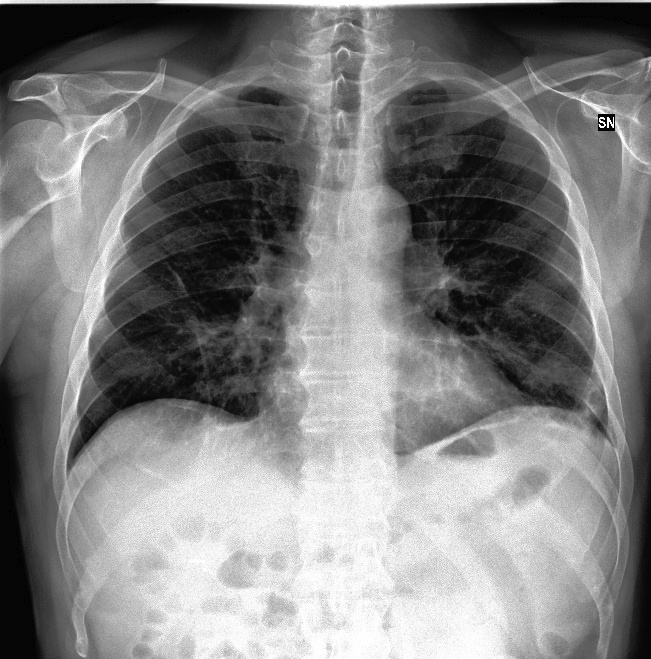
#> input picture Cap 2 - Visual Data/Covid19-dataset/test/Covid/0100.jpeg, 651 x 659 px; its folder holds only this picture in this run
$ jupyter execute --allow-errors laws_texture.ipynb
#> lines starting #> are read from the running program, lines starting #| are printed output that depends on the picture
#> pass 2 of the loop `for direc in os.listdir(TEST_PATH):`:
[cell 1]
import os
import cv2
import ray
import numpy as np
import pandas as pd
import seaborn as sns
import matplotlib.pyplot as plt
import scipy.stats as ss

from matplotlib import image as img
from scipy.spatial. distance import cosine, euclidean
from scipy.signal import convolve2d
from skimage.feature import graycomatrix
from pyfeats.textural import glcm_features, lte_measures
from sklearn.preprocessing import MinMaxScaler
from random import shuffle

from sklearn.svm import SVC
from sklearn.metrics import classification_report, confusion_matrix, ConfusionMatrixDisplay

#> (a cell that did not finish here is left out)

[cell 3]
PATH = "train/"
files = []
classes = []
#> (the rest of this cell did not finish here and is left out)

[cell 4]
def read_image(filename, width=256, height=256):
#> called with filename = 'Covid/0100.jpeg', width = 256, height = 256
    shape = (width, height)
    return cv2.resize(
        img.imread(PATH + filename),
        shape
    )
#> returned value: shape (256, 256, 3); min 0, max 255, mean 128

#> (a cell that did not finish here is left out)

[cell 6]
idx =0
#> (the rest of this cell did not finish here and is left out)

#> (a cell that did not finish here is left out)

#> (a cell that did not finish here is left out)

[cell 9]
L = np.array([1,4,6,4,1])
E = np.array([-1, -2, 0, 2, 1])
S = np.array([-1,0,2,0,-1])
R = np.array([1, -4, 6, -4, 1])

masks = {
    "LE": np.outer(L,E),
    "EL": np.outer(E,L),
    "LS": np.outer(L,S),
    "SL": np.outer(S, L),
    "LR": np.outer(L,R),
    "RL": np.outer(R,L),
    "ES": np.outer(E,S),
    "SE": np.outer(S,E),
    "ER": np.outer(E,R),
    "RE": np.outer(R,E),
    "SR": np.outer(S,R),
    "RS": np.outer(R,S),
    "EE": np.outer(E,E),
    "SS": np.outer(S,S),
    "RR": np.outer(R,R)
}

[cell 10]
masks["LE"]

[cell 11]
def law_mask(img):
    leel = (convolve2d(img, masks["LE"]) + convolve2d(img, masks["EL"]))/2
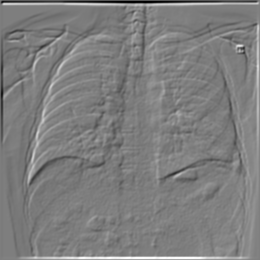
#> leel: shape (260, 260) float64; min -6114, max 6210, mean 0; drawn with min black and max white
    lssl = (convolve2d(img, masks["LS"]) + convolve2d(img, masks["SL"]))/2
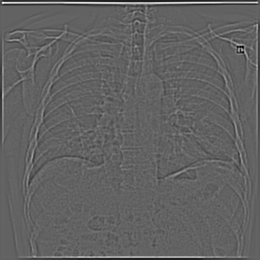
#> lssl: shape (260, 260) float64; min -2948, max 4667, mean 0; drawn with min black and max white
    lrrl = (convolve2d(img, masks["LR"]) + convolve2d(img, masks["RL"]))/2
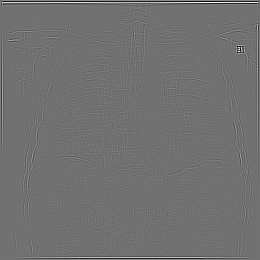
#> lrrl: shape (260, 260) float64; min -8129, max 10142, mean 0; drawn with min black and max white
    esse = (convolve2d(img, masks["ES"]) + convolve2d(img, masks["SE"]))/2
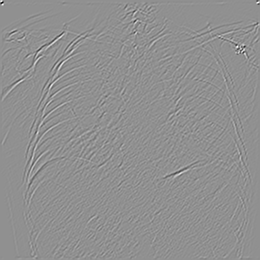
#> esse: shape (260, 260) float64; min -913, max 698, mean 0; drawn with min black and max white
    erre = (convolve2d(img, masks["ER"]) + convolve2d(img, masks["RE"]))/2
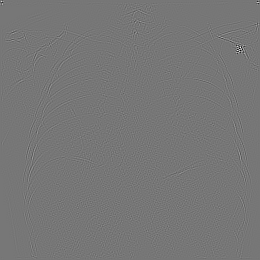
#> erre: shape (260, 260) float64; min -2804, max 3204, mean 0; drawn with min black and max white
    srrs = (convolve2d(img, masks["SR"]) + convolve2d(img, masks["RS"]))/2
    ee = convolve2d(img, masks["EE"])
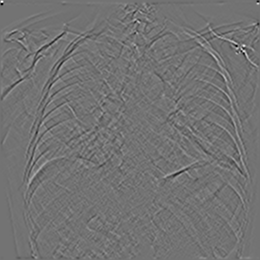
#> ee: shape (260, 260) float64; min -1598, max 1939, mean 0; drawn with min black and max white
    ss = convolve2d(img, masks["SS"])
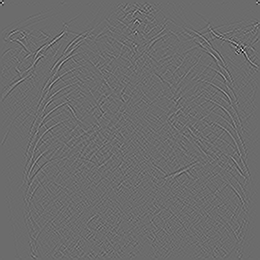
#> ss: shape (260, 260) float64; min -682, max 923, mean 0; drawn with min black and max white
    rr = convolve2d(img, masks["RR"])

    new_shape = leel.shape + (1,)
#> new_shape = (260, 260, 1)
    return np.concatenate((
        leel.reshape(new_shape),
        lssl.reshape(new_shape),
        lrrl.reshape(new_shape),
        esse.reshape(new_shape),
        erre.reshape(new_shape),
        srrs.reshape(new_shape),
        ee.reshape(new_shape),
        ss.reshape(new_shape),
        rr.reshape(new_shape)
    ), axis=2)

#> (a cell that did not finish here is left out)

[cell 13]
f, ax= plt.subplots(1,2, figsize=(8,8))
idx=6
#> (the rest of this cell did not finish here and is left out)

#> (a cell that did not finish here is left out)

[cell 15]
images = []
for file in files:
    try:
        temp = law_mask(read_image(file).mean(axis=2))
    except:
        temp = law_mask(read_image(file))
    finally:
        images.append(temp)

[cell 16]
images = np.array(images)

[cell 17]
images.reshape

#> (a cell that did not finish here is left out)

#> (a cell that did not finish here is left out)

[cell 20]
test_files = []
test_classes = []
TEST_PATH="test/"
for direc in os.listdir(TEST_PATH):
    for file in os.listdir(TEST_PATH + direc):
        test_files.append(direc + "/" + file)
        if direc=="Covid":
            test_classes.append(1)
        else:
            test_classes.append(0)

[cell 21]
PATH="test/"

[cell 22]
test_images = []
for file in test_files:
    try:
        temp = law_mask(read_image(file).mean(axis=2))
    except:
        temp = law_mask(read_image(file))
    finally:
        test_images.append(temp)
#> pass 2 of the loop `for file in test_files:`:
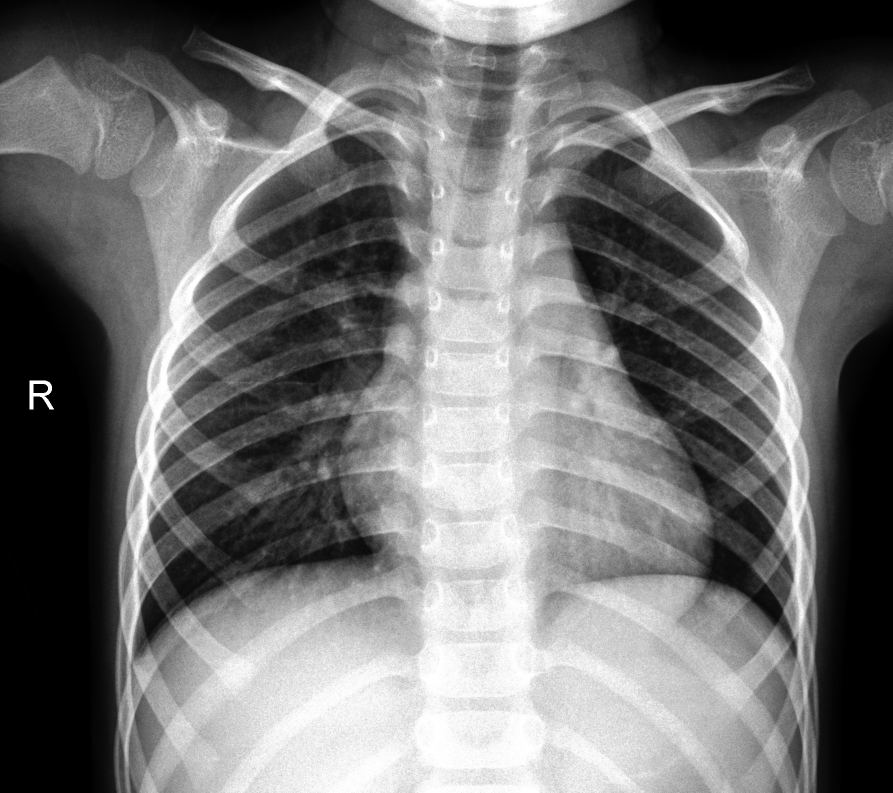
#> input picture Cap 2 - Visual Data/Covid19-dataset/test/Normal/0101.jpeg, 1785 x 1585 px (shown at 1/2 size)
#> in read_image (call 2), `return cv2.resize( img.imread(PATH + filename), shape )`:
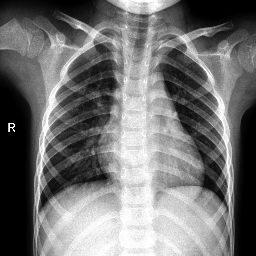
#> returned value: shape (256, 256, 3); min 0, max 255, mean 115.4
#> in law_mask (call 2), `ee = convolve2d(img, masks["EE"])`:
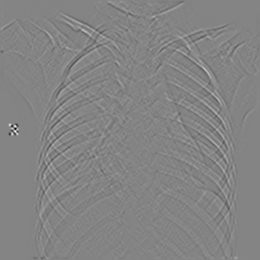
#> ee: shape (260, 260) float64; min -3558, max 3314, mean 0; drawn with min black and max white
